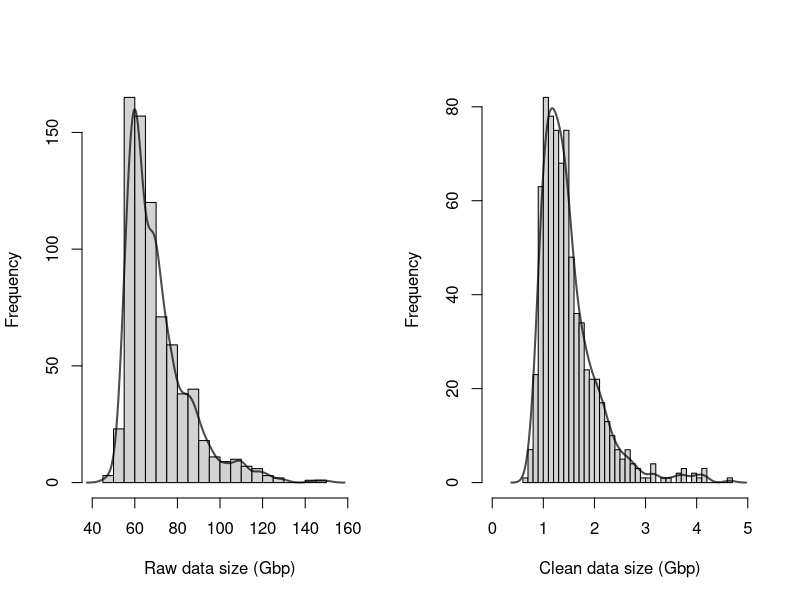

Write the R code that produced this figure.
###Figure S1A,1B
pdf("sequence_depth_hist.pdf",width = 8,height = 4)
par(mfrow=c(1,2))
raw<- read.table("raw_depth.txt",header = T)
raw_x <- as.numeric(raw[,1])
hist(raw_x,xlab = "Raw data size (Gbp)",main = "",breaks = 30,xlim = c(40,160))
raw_yfit <- density(raw_x)$y*length(density(raw_x)$x)*7
lines(density(raw_x)$x ,raw_yfit,col = rgb(0,0,0,0.7), lwd=2)
clean <- read.table("clean_depth.txt",header = T)
clean_x <- as.numeric(clean[,1])
hist(clean_x,xlab = "Clean data size (Gbp)",main = "",breaks = 50 ,xlim = c(0,5))
clean_yfit <- density(clean_x)$y*length(density(clean_x)$x)*0.15
lines(density(clean_x)$x ,clean_yfit,col = rgb(0,0,0,0.7), lwd=2)
dev.off()